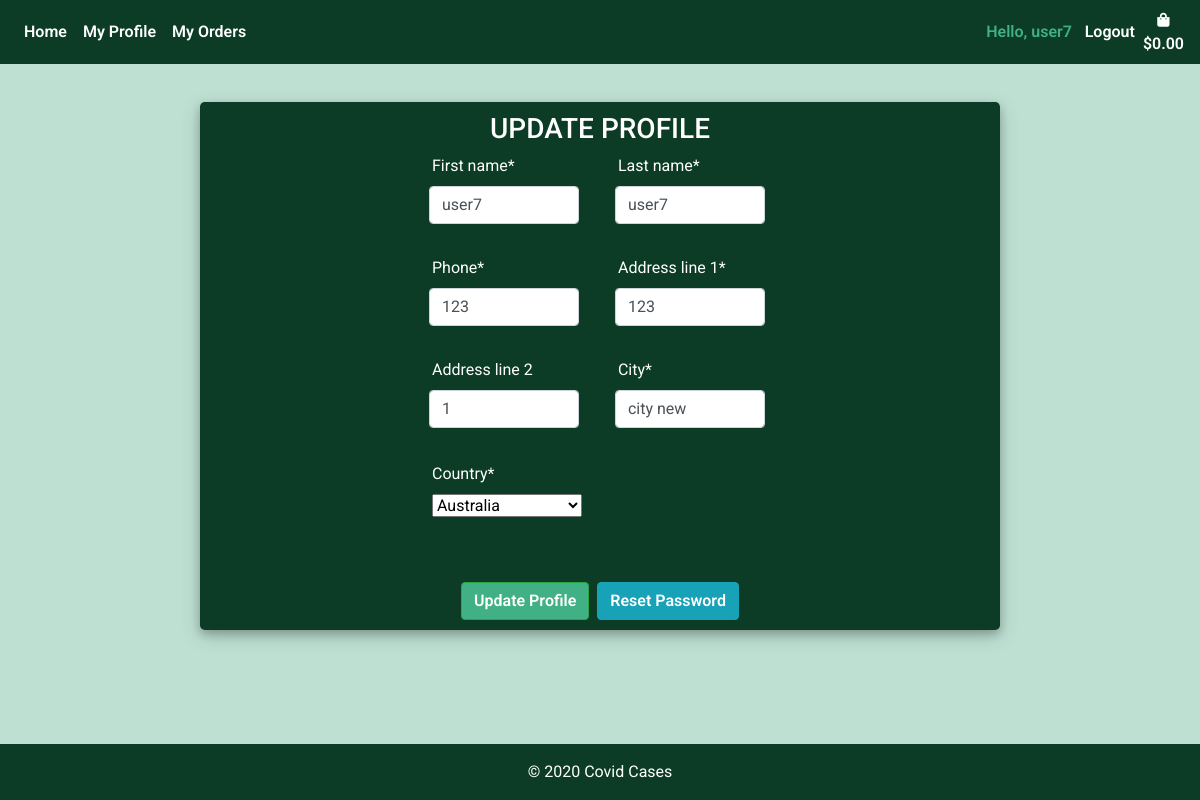
The page /edit_profile/ (signed in) on the database its author committed.
### profiles/models.py (models this page shows)
class Customer(models.Model):
    user = models.OneToOneField(User, null=True, on_delete=models.CASCADE, blank=True)
    name = models.CharField(max_length=settings.CONST_PROFILE_ATTR, null=True)
    first_name = models.CharField(max_length=settings.CONST_PROFILE_ATTR, null=True)
    last_name = models.CharField(max_length=settings.CONST_PROFILE_ATTR, null=True)
    phone = models.CharField(max_length=settings.CONST_PROFILE_ATTR, null=True)
    email = models.CharField(max_length=settings.CONST_PROFILE_ATTR, null=True, unique=True)
    city = models.CharField(max_length=settings.CONST_PROFILE_ATTR, null=True)
    address_line_1 = models.CharField(max_length=settings.CONST_PROFILE_ADDRESS, null=True)
    address_line_2 = models.CharField(max_length=settings.CONST_PROFILE_ADDRESS, null=True, default="")
    country = CountryField(null=True)
    date_created = models.DateTimeField(auto_now_add=True, null=True)

### profiles/views.py (the view)
# urls.py: path("edit_profile/", views.edit_profile, name="edit_profile"),
@login_required
def edit_profile(request):
    customer = Customer.objects.filter(email=request.user.username).first()
    form = CustomerForm(request.POST or None, instance=customer)
    if request.method == "POST":
        if form.is_valid():
            form.save()
            return redirect(reverse("products"))
    context = {
        "form": form,
    }
    return render(request, "profiles/edit_profile.html", context)

### profiles/forms.py
class CustomerForm(forms.ModelForm):
    first_name = forms.CharField(max_length=settings.CONST_PROFILE_ATTR)
    last_name = forms.CharField(max_length=settings.CONST_PROFILE_ATTR)
    phone = forms.CharField(max_length=settings.CONST_PROFILE_ATTR, required=True)
    city = forms.CharField(max_length=settings.CONST_PROFILE_ATTR, required=True)
    address_line_2 = forms.CharField(max_length=settings.CONST_PROFILE_ADDRESS, required=False)
    class Meta:
        model = Customer
        fields = ("first_name",
        "last_name",
        "phone",
        "address_line_1",
        "address_line_2",
        "country",
        "city")
    def __init__(self, *args, **kwargs):
        super(CustomerForm, self).__init__(*args, **kwargs)
        for fieldname in ["first_name", "last_name", "phone",
        "address_line_1", "address_line_2", "country", "city"]:
            self.fields[fieldname].helper = FormHelper()

### profiles/templates/profiles/edit_profile.html (shortened to what this page needs)
{% extends 'base.html'%}
{% load static %}
{% load crispy_forms_tags %}
{% block content %}
    <div class="container h-100 mt-3">
		<div class="d-flex justify-content-center h-100">
			<div class="user_card">
				<div class="d-flex justify-content-center">
					<h3 id="form-title">UPDATE PROFILE</h3>
				</div>
				<div class="d-flex justify-content-center form_container">
					<form method="POST" id="profile_form">
						<div class="row">
                        	<div class="col-md-6  text-center mb-3">
                                {{ form.first_name|as_crispy_field }}
                            </div>
							<div class="col-md-6  text-center mb-3">
                                {{ form.last_name|as_crispy_field }}
                            </div>
						</div>
						<div class="row">
                            <div class="col-md-6 text-center mb-3">
                                {{ form.phone|as_crispy_field }}
                            </div>
                            <div class="col-md-6 text-center mb-3">
                                {{ form.address_line_1|as_crispy_field }}
                            </div>
						</div>
						<div class="row">
                            <div class="col-md-6 text-center mb-3">
                                {{ form.address_line_2|as_crispy_field }}
                            </div>
                            <div class="col-md-6 text-center mb-3">
                                {{ form.city|as_crispy_field }}
                            </div>
						</div>
						<div class="row">
							<div class="col-md-6  text-center mb-3">
                                <div id="profile_country">
                                {{ form.country|as_crispy_field }}
                                </div>
                            </div>
						</div>
						<div class="row">
                        </div>
                        <div class="d-flex justify-content-center mt-3 login_container">
                            <button class="btn btn-success">Update Profile</button>
                            {% if user.is_authenticated %}
                                <div class="ml-2">
                                    <a class="btn btn-info mx-auto my-auto" href="{% url 'account_reset_password' %}">Reset Password</a>
                                </div>
                            {% endif %}
                        </div>
					</form>
				</div>
			</div>
		</div>
	</div>
{% endblock %}

### templates/base.html (shortened to what this page needs)
{% load static %}
<!DOCTYPE html>
<html lang="en">
<head>
    {% block corecss %}
    <link rel="stylesheet" href="https://stackpath.bootstrapcdn.com/bootstrap/4.5.2/css/bootstrap.min.css"
>
    <link rel="stylesheet" href="https://use.fontawesome.com/releases/v5.6.1/css/all.css">
    <link rel="stylesheet" href="{% static 'css/base.css' %}">
    {% endblock %}
</head>
<body>
    <nav class="navbar navbar-expand-md navbar-light navbar-bg" style="height:100%;">
        <div class="collapse navbar-collapse" id="navbarCollapse">
            <div class="navbar-nav">
                <a href="{% url 'products' %}" class="nav-item nav-link active">Home</a>
                {% if user.is_authenticated %}
                    <a href="{% url 'edit_profile' %}" class="nav-item nav-link">My Profile</a>
                    <a href="{% url 'order_history' %}" class="nav-item nav-link">My Orders</a>
                {% endif %}
            </div>
            <div class="navbar-nav ml-auto">
                {% if user.is_authenticated %}
                    <span class="nav-item hello-msg">Hello, {{ request.user.first_name }}</span>
                    <a href="{% url 'logout_user' %}" class="nav-item nav-link">Logout</a>
                {% else %}
                    <a href="{% url 'login_page' %}" class="nav-item nav-link">Login</a>
                    <a href="{% url 'sign_up' %}" class="nav-item nav-link">Sign up</a>
                {% endif%}
                <a class="d-none d-md-inline-block d-lg-inline-block d-xl-inline-block {% if grand_total %} font-weight-bold{% else %}text-black{% endif %} nav-link nav-item"
                        href="{% url 'view_bag' %}" style="padding:0;">
                        <div class="text-center ">
                            <div><i class="fas fa-shopping-bag fa-sm"></i></div>
                            <p class="mt-0 px-0" style="margin:0;">
                                {% if request.session.grand_total %}
                                    ${{ request.session.grand_total |floatformat:2 }}
                                {% else %}
                                    $0.00
                                {% endif %}
                            </p>
                        </div>
                    </a>
            </div>
        </div>
    </nav>
    {% block content %}
    {% endblock%}
    <footer class="page-footer font-small fixed-bottom">
        <div class="footer-copyright text-center py-3">
            © 2020 <span>Covid Cases</span>
        </div>
    </footer>
</body>
</html>

### static/css/base.css (style rules this page uses)
body { background-color: #bee0d3; color: #0C3C26; font-family: 'Roboto', sans-serif; margin: 0; padding: 0; padding-bottom: 3.75rem; margin: 0 0 2.5rem; }
html { position: relative; min-height: 100%; }
label { text-align: right; width: 4.688rem; padding-right: 1.25rem; }
.navbar-bg { background-color: #0C3C26; }
a { color: #fff; }
.btn { font-weight: 600; }
.navbar-light .navbar-nav .nav-link.active { color: #fff; font-weight: 600; }
.navbar-light .navbar-nav .nav-link { color: #fff; font-weight: 600; margin: auto; }
.page-footer { background: #0C3C26; width: 100%; color: #fff; position: absolute; }
a { color: #fff; font-weight: 600; }
.hello-msg { color: #41b085; margin-top: auto; margin-bottom: auto; text-align: center; margin-right: 0.3rem; font-weight: 600; }
.user_card { background: #0C3C26; color: #fff; width: 50rem; margin-top: 2%; margin-bottom: auto; position: relative; display: flex; justify-content: center; flex-direction: column; padding: 0.625rem; box-shadow: 0 0.25rem 0.5rem 0 rgba(0, 0, 0, 0.2), 0 0.375rem 1.25rem 0 rgba(0, 0, 0, 0.19); border-radius: 0.3rem; margin-top: 2%; }
.user_card label { width: 12.5rem; text-align: left; padding: 0; }
#form-title { color: #fff; text-align: center; }
.btn-success { background: #41b085 !important; color: #fff !important; font-weight: 600; }
.login_container, .product_container, .purchase_container { padding: 0 2rem; }
#profile_form label { width: 9.375rem; padding: 0; text-align: left; }
#profile_form input { width: 9.375rem; }
#profile_country { margin-top: 0.125rem; }
#profile_country select { width: 9.375rem; }
#id_country { width: 12.5rem; }
.form_container label { text-align: left; }

### rows shown on the page
Customer: first_name "user7", last_name "user7", phone "123", address_line_1 "123", address_line_2 "1", city "city new", country "Australia"

### other values the page prints
{{ request.user.first_name }} "user7"
